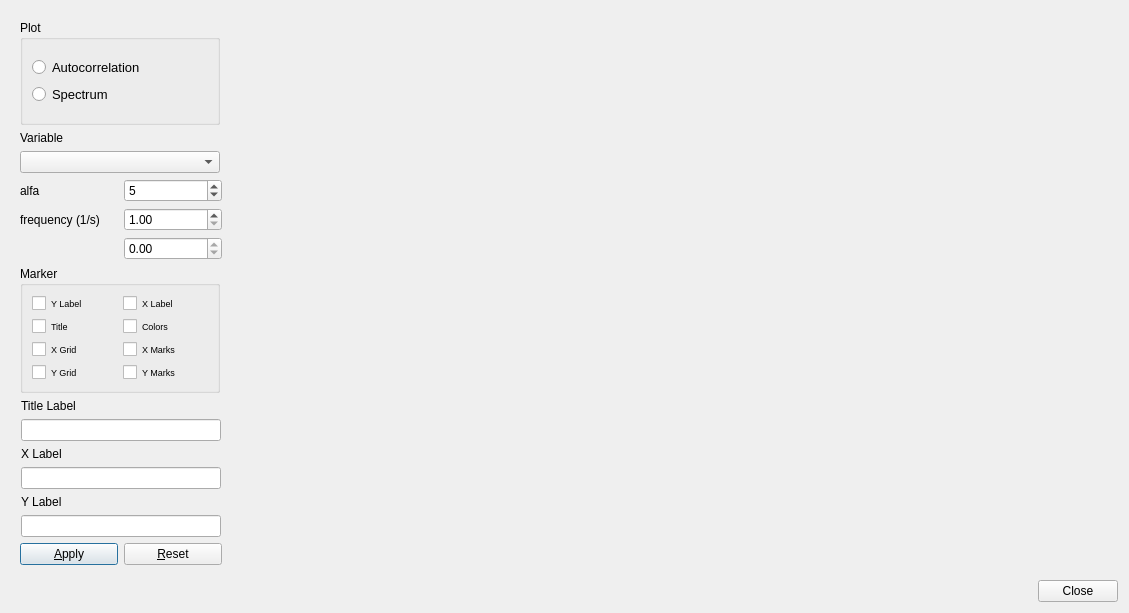
<?xml version="1.0" encoding="UTF-8"?>
<ui version="4.0">
 <class>Dialog</class>
 <widget class="QDialog" name="Dialog">
  <property name="geometry">
   <rect>
    <x>0</x>
    <y>0</y>
    <width>1129</width>
    <height>613</height>
   </rect>
  </property>
  <property name="windowTitle">
   <string>Time Series Plot</string>
  </property>
  <layout class="QVBoxLayout" name="verticalLayout_4">
   <item>
    <widget class="QWidget" name="centralwidget" native="true">
     <layout class="QHBoxLayout" name="horizontalLayout_6">
      <item>
       <layout class="QVBoxLayout" name="verticalLayout_3">
        <item>
         <widget class="QGroupBox" name="PgroupBox">
          <property name="sizePolicy">
           <sizepolicy hsizetype="Fixed" vsizetype="Preferred">
            <horstretch>0</horstretch>
            <verstretch>0</verstretch>
           </sizepolicy>
          </property>
          <property name="minimumSize">
           <size>
            <width>200</width>
            <height>0</height>
           </size>
          </property>
          <property name="maximumSize">
           <size>
            <width>200</width>
            <height>16777215</height>
           </size>
          </property>
          <property name="title">
           <string>Plot</string>
          </property>
          <layout class="QVBoxLayout" name="verticalLayout_2">
           <item>
            <layout class="QGridLayout" name="gridLayout">
             <item row="0" column="0">
              <widget class="QRadioButton" name="autocorrelationadioButton">
               <property name="font">
                <font>
                 <pointsize>10</pointsize>
                </font>
               </property>
               <property name="text">
                <string>Autocorrelation</string>
               </property>
              </widget>
             </item>
             <item row="2" column="0">
              <widget class="QRadioButton" name="spectrumradioButton">
               <property name="font">
                <font>
                 <pointsize>10</pointsize>
                </font>
               </property>
               <property name="text">
                <string>Spectrum</string>
               </property>
              </widget>
             </item>
            </layout>
           </item>
          </layout>
         </widget>
        </item>
        <item>
         <layout class="QGridLayout" name="gridLayout_2">
          <item row="0" column="0">
           <widget class="QLabel" name="Ylabel">
            <property name="text">
             <string>Variable</string>
            </property>
           </widget>
          </item>
          <item row="1" column="0" colspan="2">
           <widget class="QComboBox" name="YcomboBox">
            <property name="sizePolicy">
             <sizepolicy hsizetype="Fixed" vsizetype="Fixed">
              <horstretch>0</horstretch>
              <verstretch>0</verstretch>
             </sizepolicy>
            </property>
            <property name="minimumSize">
             <size>
              <width>200</width>
              <height>0</height>
             </size>
            </property>
            <property name="maximumSize">
             <size>
              <width>200</width>
              <height>16777215</height>
             </size>
            </property>
           </widget>
          </item>
          <item row="2" column="0">
           <widget class="QLabel" name="label_4">
            <property name="text">
             <string>alfa</string>
            </property>
           </widget>
          </item>
          <item row="2" column="1">
           <widget class="QSpinBox" name="alfaspinBox">
            <property name="sizePolicy">
             <sizepolicy hsizetype="Minimum" vsizetype="Fixed">
              <horstretch>0</horstretch>
              <verstretch>0</verstretch>
             </sizepolicy>
            </property>
            <property name="minimum">
             <number>1</number>
            </property>
            <property name="maximum">
             <number>10</number>
            </property>
            <property name="singleStep">
             <number>1</number>
            </property>
            <property name="value">
             <number>5</number>
            </property>
           </widget>
          </item>
          <item row="3" column="0">
           <widget class="QLabel" name="label_5">
            <property name="text">
             <string>frequency (1/s)</string>
            </property>
           </widget>
          </item>
          <item row="3" column="1">
           <widget class="QDoubleSpinBox" name="freqSpinBox">
            <property name="minimum">
             <double>1.000000000000000</double>
            </property>
            <property name="maximum">
             <double>1000.000000000000000</double>
            </property>
            <property name="singleStep">
             <double>1.000000000000000</double>
            </property>
            <property name="value">
             <double>1.000000000000000</double>
            </property>
           </widget>
          </item>
          <item row="4" column="1">
           <widget class="QDoubleSpinBox" name="logammadoubleSpinBox">
            <property name="maximum">
             <double>0.000000000000000</double>
            </property>
            <property name="singleStep">
             <double>1.000000000000000</double>
            </property>
            <property name="value">
             <double>0.000000000000000</double>
            </property>
           </widget>
          </item>
         </layout>
        </item>
        <item>
         <widget class="QGroupBox" name="MarkergroupBox">
          <property name="sizePolicy">
           <sizepolicy hsizetype="Fixed" vsizetype="Preferred">
            <horstretch>0</horstretch>
            <verstretch>0</verstretch>
           </sizepolicy>
          </property>
          <property name="minimumSize">
           <size>
            <width>200</width>
            <height>0</height>
           </size>
          </property>
          <property name="maximumSize">
           <size>
            <width>200</width>
            <height>16777215</height>
           </size>
          </property>
          <property name="title">
           <string>Marker</string>
          </property>
          <layout class="QVBoxLayout" name="verticalLayout">
           <item>
            <layout class="QHBoxLayout" name="horizontalLayout">
             <item>
              <widget class="QCheckBox" name="YcheckBox">
               <property name="font">
                <font>
                 <pointsize>7</pointsize>
                </font>
               </property>
               <property name="text">
                <string>Y Label</string>
               </property>
              </widget>
             </item>
             <item>
              <widget class="QCheckBox" name="XcheckBox">
               <property name="font">
                <font>
                 <pointsize>7</pointsize>
                </font>
               </property>
               <property name="text">
                <string>X Label</string>
               </property>
              </widget>
             </item>
            </layout>
           </item>
           <item>
            <layout class="QHBoxLayout" name="horizontalLayout_2">
             <item>
              <widget class="QCheckBox" name="TcheckBox">
               <property name="font">
                <font>
                 <pointsize>7</pointsize>
                </font>
               </property>
               <property name="text">
                <string>Title</string>
               </property>
              </widget>
             </item>
             <item>
              <widget class="QCheckBox" name="CcheckBox">
               <property name="font">
                <font>
                 <pointsize>7</pointsize>
                </font>
               </property>
               <property name="text">
                <string>Colors</string>
               </property>
              </widget>
             </item>
            </layout>
           </item>
           <item>
            <layout class="QHBoxLayout" name="horizontalLayout_3">
             <item>
              <widget class="QCheckBox" name="XGcheckBox">
               <property name="font">
                <font>
                 <pointsize>7</pointsize>
                </font>
               </property>
               <property name="text">
                <string>X Grid</string>
               </property>
              </widget>
             </item>
             <item>
              <widget class="QCheckBox" name="XMcheckBox">
               <property name="font">
                <font>
                 <pointsize>7</pointsize>
                </font>
               </property>
               <property name="text">
                <string>X Marks</string>
               </property>
              </widget>
             </item>
            </layout>
           </item>
           <item>
            <layout class="QHBoxLayout" name="horizontalLayout_4">
             <item>
              <widget class="QCheckBox" name="YGcheckBox">
               <property name="font">
                <font>
                 <pointsize>7</pointsize>
                </font>
               </property>
               <property name="text">
                <string>Y Grid</string>
               </property>
              </widget>
             </item>
             <item>
              <widget class="QCheckBox" name="YMcheckBox">
               <property name="font">
                <font>
                 <pointsize>7</pointsize>
                </font>
               </property>
               <property name="text">
                <string>Y Marks</string>
               </property>
              </widget>
             </item>
            </layout>
           </item>
          </layout>
         </widget>
        </item>
        <item>
         <layout class="QGridLayout" name="gridLayout_3">
          <item row="3" column="0">
           <widget class="QLineEdit" name="XlineEdit">
            <property name="sizePolicy">
             <sizepolicy hsizetype="Fixed" vsizetype="Fixed">
              <horstretch>0</horstretch>
              <verstretch>0</verstretch>
             </sizepolicy>
            </property>
            <property name="minimumSize">
             <size>
              <width>200</width>
              <height>0</height>
             </size>
            </property>
            <property name="maximumSize">
             <size>
              <width>200</width>
              <height>16777215</height>
             </size>
            </property>
           </widget>
          </item>
          <item row="1" column="0">
           <widget class="QLineEdit" name="TlineEdit">
            <property name="sizePolicy">
             <sizepolicy hsizetype="Fixed" vsizetype="Fixed">
              <horstretch>0</horstretch>
              <verstretch>0</verstretch>
             </sizepolicy>
            </property>
            <property name="minimumSize">
             <size>
              <width>200</width>
              <height>0</height>
             </size>
            </property>
            <property name="maximumSize">
             <size>
              <width>200</width>
              <height>16777215</height>
             </size>
            </property>
           </widget>
          </item>
          <item row="0" column="0">
           <widget class="QLabel" name="label">
            <property name="text">
             <string>Title Label</string>
            </property>
           </widget>
          </item>
          <item row="2" column="0">
           <widget class="QLabel" name="label_2">
            <property name="text">
             <string>X Label</string>
            </property>
           </widget>
          </item>
          <item row="4" column="0">
           <widget class="QLabel" name="label_3">
            <property name="text">
             <string>Y Label</string>
            </property>
           </widget>
          </item>
          <item row="5" column="0">
           <widget class="QLineEdit" name="YlineEdit">
            <property name="sizePolicy">
             <sizepolicy hsizetype="Fixed" vsizetype="Fixed">
              <horstretch>0</horstretch>
              <verstretch>0</verstretch>
             </sizepolicy>
            </property>
            <property name="minimumSize">
             <size>
              <width>200</width>
              <height>0</height>
             </size>
            </property>
            <property name="maximumSize">
             <size>
              <width>200</width>
              <height>16777215</height>
             </size>
            </property>
           </widget>
          </item>
         </layout>
        </item>
        <item>
         <layout class="QHBoxLayout" name="horizontalLayout_5">
          <item>
           <widget class="QPushButton" name="ApplyButton">
            <property name="sizePolicy">
             <sizepolicy hsizetype="Fixed" vsizetype="Fixed">
              <horstretch>0</horstretch>
              <verstretch>0</verstretch>
             </sizepolicy>
            </property>
            <property name="minimumSize">
             <size>
              <width>98</width>
              <height>0</height>
             </size>
            </property>
            <property name="maximumSize">
             <size>
              <width>98</width>
              <height>16777215</height>
             </size>
            </property>
            <property name="text">
             <string>&amp;Apply</string>
            </property>
           </widget>
          </item>
          <item>
           <widget class="QPushButton" name="ResetButton">
            <property name="sizePolicy">
             <sizepolicy hsizetype="Fixed" vsizetype="Fixed">
              <horstretch>0</horstretch>
              <verstretch>0</verstretch>
             </sizepolicy>
            </property>
            <property name="minimumSize">
             <size>
              <width>98</width>
              <height>0</height>
             </size>
            </property>
            <property name="maximumSize">
             <size>
              <width>98</width>
              <height>16777215</height>
             </size>
            </property>
            <property name="text">
             <string>&amp;Reset</string>
            </property>
           </widget>
          </item>
         </layout>
        </item>
       </layout>
      </item>
      <item>
       <widget class="QWidget" name="mplwindow" native="true">
        <property name="sizePolicy">
         <sizepolicy hsizetype="Expanding" vsizetype="Expanding">
          <horstretch>0</horstretch>
          <verstretch>0</verstretch>
         </sizepolicy>
        </property>
        <property name="minimumSize">
         <size>
          <width>0</width>
          <height>0</height>
         </size>
        </property>
        <layout class="QVBoxLayout" name="mplvl"/>
       </widget>
      </item>
     </layout>
    </widget>
   </item>
   <item>
    <layout class="QHBoxLayout" name="horizontalLayout_7">
     <item>
      <spacer name="horizontalSpacer">
       <property name="orientation">
        <enum>Qt::Horizontal</enum>
       </property>
       <property name="sizeHint" stdset="0">
        <size>
         <width>538</width>
         <height>20</height>
        </size>
       </property>
      </spacer>
     </item>
     <item>
      <widget class="QPushButton" name="pushButton">
       <property name="text">
        <string>Close</string>
       </property>
      </widget>
     </item>
    </layout>
   </item>
  </layout>
 </widget>
 <resources/>
 <connections>
  <connection>
   <sender>pushButton</sender>
   <signal>clicked()</signal>
   <receiver>Dialog</receiver>
   <slot>accept()</slot>
   <hints>
    <hint type="sourcelabel">
     <x>609</x>
     <y>559</y>
    </hint>
    <hint type="destinationlabel">
     <x>552</x>
     <y>577</y>
    </hint>
   </hints>
  </connection>
 </connections>
</ui>
